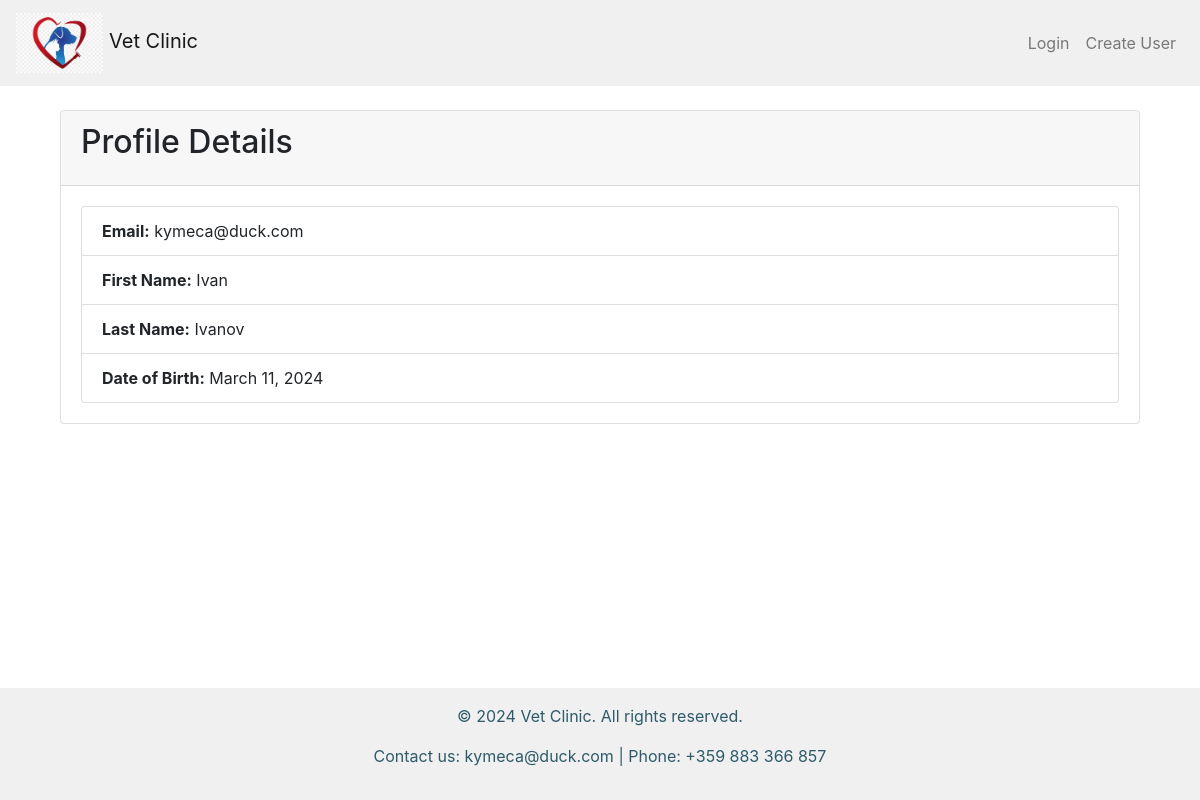
Page /accounts/profile/7/ on the committed database.
### vet_clinic/accounts/models.py (models this page shows, shortened)
class Profile(models.Model):
    MAX_FIRST_NAME_LENGTH = 30
    MAX_LAST_NAME_LENGTH = 30
    first_name = models.CharField(
        max_length=MAX_FIRST_NAME_LENGTH,
        null=True,
        blank=True,
    )
    last_name = models.CharField(
        max_length=MAX_LAST_NAME_LENGTH,
        null=True,
        blank=True,
    )
    date_of_birth = models.DateField(
        null=True,
        blank=True,
    )
    profile_picture = models.URLField(
        null=True,
        blank=True,
    )
    user = models.OneToOneField(
        VetClinicUser,
        primary_key=True,
        on_delete=models.CASCADE,
    )

class VetClinicUser(auth_models.AbstractBaseUser, auth_models.PermissionsMixin):
    email = models.EmailField(
        _("email address"),
        unique=True,
        error_messages={
            "unique": _("A user with that email already exists."),
        },
    )
    date_joined = models.DateTimeField(_("date joined"), default=timezone.now)
    is_staff = models.BooleanField(
        _("staff status"),
        default=False,
        help_text=_("Designates whether the user can log into this admin site."),
    )
    is_active = models.BooleanField(
        _("active"),
        default=True,
        help_text=_(
            "Designates whether this user should be treated as active. "
            "Unselect this instead of deleting accounts."
        ),
    )
    is_doctor = models.BooleanField(
        _("doctor status"),
        default=False,
    )
    USERNAME_FIELD = "email"
    objects = VetClinicUserManager()

### vet_clinic/accounts/views.py (the view)
# urls.py: path('', ProfileDetailsView.as_view(), name='details_profile'),
class ProfileDetailsView(views.DetailView):
    template_name = 'accounts/details_profile.html'
    def get_queryset(self):
        queryset = Profile.objects.prefetch_related('user').all()
        return queryset

### templates/accounts/details_profile.html (shortened to what this page needs)
{% extends 'base.html' %}
{% block main_content %}
<div class="container mt-4">
    <div class="card">
        <div class="card-header">
            <h2 class="card-title">Profile Details</h2>
        </div>
        <div class="card-body">
            <ul class="list-group">
                <li class="list-group-item"><strong>Email:</strong> {{ profile.user.email }}</li>
                <li class="list-group-item"><strong>First Name:</strong> {{ profile.first_name }}</li>
                <li class="list-group-item"><strong>Last Name:</strong> {{ profile.last_name }}</li>
                <li class="list-group-item"><strong>Date of Birth:</strong> {{ profile.date_of_birth }}</li>
            </ul>
        </div>
    </div>
</div>
{% endblock %}

### rows in the picture
Profile: user.email "kymeca@duck.com", first_name "Ivan", last_name "Ivanov", date_of_birth "March 11, 2024"
